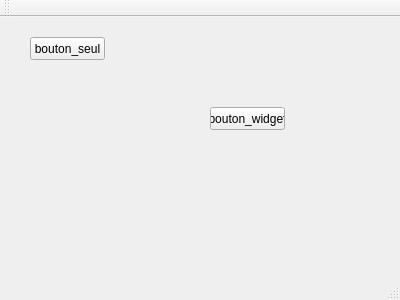
<?xml version="1.0" encoding="UTF-8"?>
<ui version="4.0">
 <class>MainWindow</class>
 <widget class="QMainWindow" name="MainWindow">
  <property name="geometry">
   <rect>
    <x>0</x>
    <y>0</y>
    <width>400</width>
    <height>300</height>
   </rect>
  </property>
  <property name="windowTitle">
   <string>MainWindow</string>
  </property>
  <widget class="QWidget" name="centralWidget">
   <widget class="QPushButton" name="pushButton">
    <property name="geometry">
     <rect>
      <x>30</x>
      <y>20</y>
      <width>75</width>
      <height>23</height>
     </rect>
    </property>
    <property name="text">
     <string>bouton_seul</string>
    </property>
   </widget>
   <widget class="QWidget" name="widget_vide" native="true">
    <property name="geometry">
     <rect>
      <x>30</x>
      <y>70</y>
      <width>120</width>
      <height>80</height>
     </rect>
    </property>
   </widget>
   <widget class="QWidget" name="widget_bouton" native="true">
    <property name="geometry">
     <rect>
      <x>190</x>
      <y>70</y>
      <width>120</width>
      <height>80</height>
     </rect>
    </property>
    <widget class="QPushButton" name="pushButton_2">
     <property name="geometry">
      <rect>
       <x>20</x>
       <y>20</y>
       <width>75</width>
       <height>23</height>
      </rect>
     </property>
     <property name="text">
      <string>bouton_widget</string>
     </property>
    </widget>
   </widget>
  </widget>
  <widget class="QMenuBar" name="menuBar">
   <property name="geometry">
    <rect>
     <x>0</x>
     <y>0</y>
     <width>400</width>
     <height>21</height>
    </rect>
   </property>
  </widget>
  <widget class="QToolBar" name="mainToolBar">
   <attribute name="toolBarArea">
    <enum>TopToolBarArea</enum>
   </attribute>
   <attribute name="toolBarBreak">
    <bool>false</bool>
   </attribute>
  </widget>
  <widget class="QStatusBar" name="statusBar"/>
 </widget>
 <layoutdefault spacing="6" margin="11"/>
 <resources/>
 <connections/>
</ui>
